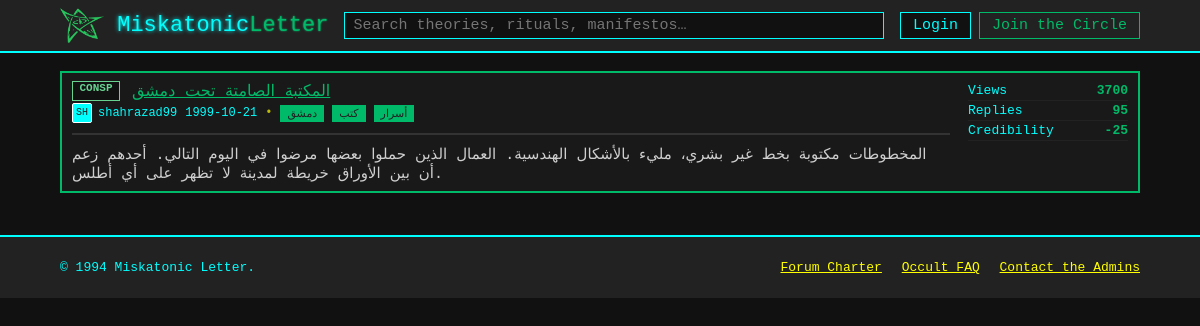
The app's page /Posts/50, older data.
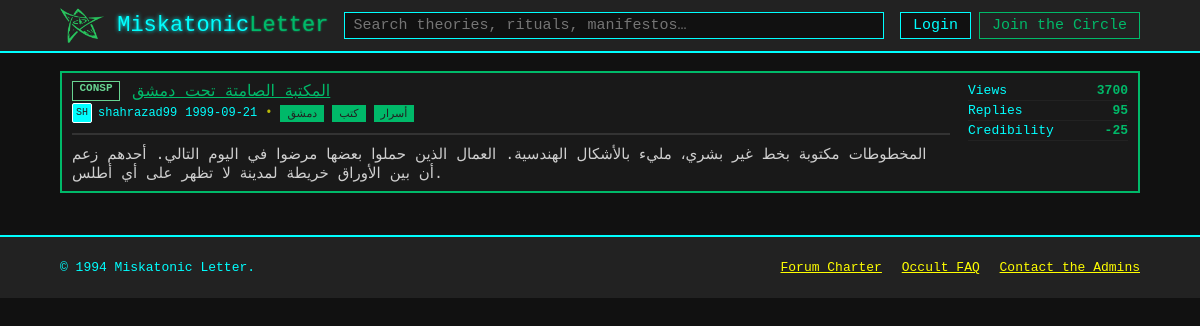
The same page, newer data.
### db.py (models this page shows)
class Posts(Base):
    __tablename__    = "Posts"
    post_id          = Column(Integer,primary_key=True,index=True)
    post_title       = Column(String,nullable=False)
    post_exerpt      = Column(String)
    author_id        = Column(Integer,ForeignKey("Users.user_id"),nullable=False)
    post_date        = Column(Date)
    post_views       = Column(Integer,default=0)
    post_replies     = Column(Integer,default=0)
    post_credibility = Column(Integer,default=0)
    post_content     = Column(Text)
    badge_id         = Column(Integer,ForeignKey("Badges.badge_id"))

### posts.py (the view)
@router.get("/Posts/{id}", response_class=HTMLResponse)
async def get_post(request: Request, id: str,db:Session = Depends(get_db)):
    post = db.query(Posts).filter(Posts.post_id==id).first()
    serialized_post = serialize_post(post,db)
    return templates.TemplateResponse(
        "post.html",
        {
            "request": request,
            "post": serialized_post,
        }
    )

### templates/post.html (shortened to what this page needs)
<!doctype html>
<html lang="en">
<head>
	<link rel="stylesheet" href="{{ url_for('static', path='styles.css') }}" />
</head>
<body>
	<header class="topbar">
		<div class="container topbar__inner">
			<a class="brand" href="{{ url_for('get_posts') }}">
				<img src="{{ url_for('static', path='imgs/elder-sign.png') }}" alt="" class="brand__logo" aria-hidden="true">
				<span class="brand__name">Miskatonic<span class="accent">Letter</span></span>
			</a>
			<form class="search" action="#" method="get" role="search">
				<input class="search__input" type="search" name="q" placeholder="Search theories, rituals, manifestos…" aria-label="Search" />
			</form>
			<nav class="usernav" aria-label="User">
				<a class="btn btn--ghost" href="#">Login</a>
				<a class="btn btn--primary" href="#">Join the Circle</a>
			</nav>
		</div>
	</header>
	<main class="container layout">
		<section class="content" style="width:100%">
			<div id="post-content">
				{% if post %}
					<article class="thread card" role="article">
					<div class="thread__main">
						<div class="thread__row">
						<span class="badge badge--{{ post.badge.label }}" title="{{ post.badge.title }}">{{ post.badge.label }}</span>
						<span class="thread__title">{{ post.title }}</span>
						</div>
						<div class="thread__meta">
						<span class="author">
							<span class="avatar" aria-hidden="true">{{ post.author.avatar }}</span>
							<span class="author__name">{{ post.author.name }}</span>
						</span>
						<time datetime="{{ post.date }}">{{ post.date }}</time>
						<span class="dot" aria-hidden="true">•</span>
						{% for tag in post.tags %}
							<a href="#" class="tag">{{ tag }}</a>
						{% endfor %}
						</div>
						<hr style="border:1px solid #333;margin:10px 0;">
						<div class="thread__content" style="margin-top:10px;">
						{{ post.content }}
						</div>
					</div>
					<ul class="thread__stats">
						<li><span class="stat__label">Views</span><strong>{{ post.stats.views }}</strong></li>
						<li><span class="stat__label">Replies</span><strong>{{ post.stats.replies }}</strong></li>
						<li><span class="stat__label">Credibility</span><strong>{{ post.stats.credibility }}</strong></li>
					</ul>
					</article>
				{% else %}
					<p>Post not found.</p>
				{% endif %}
				</div>
		</section>
	</main>
	<footer class="footer">
		<div class="container footer__inner">
			<p>© 1994 Miskatonic Letter.</p>
			<nav class="footer__links">
				<a href="#">Forum Charter</a>
				<a href="#">Occult FAQ</a>
				<a href="#">Contact the Admins</a>
			</nav>
		</div>
	</footer>
</body>
</html>

Row changes from the older to the newer data that the page shows:
changed Posts "المكتبة الصامتة تحت دمشق": date "1999-10-21" → "1999-09-21"
